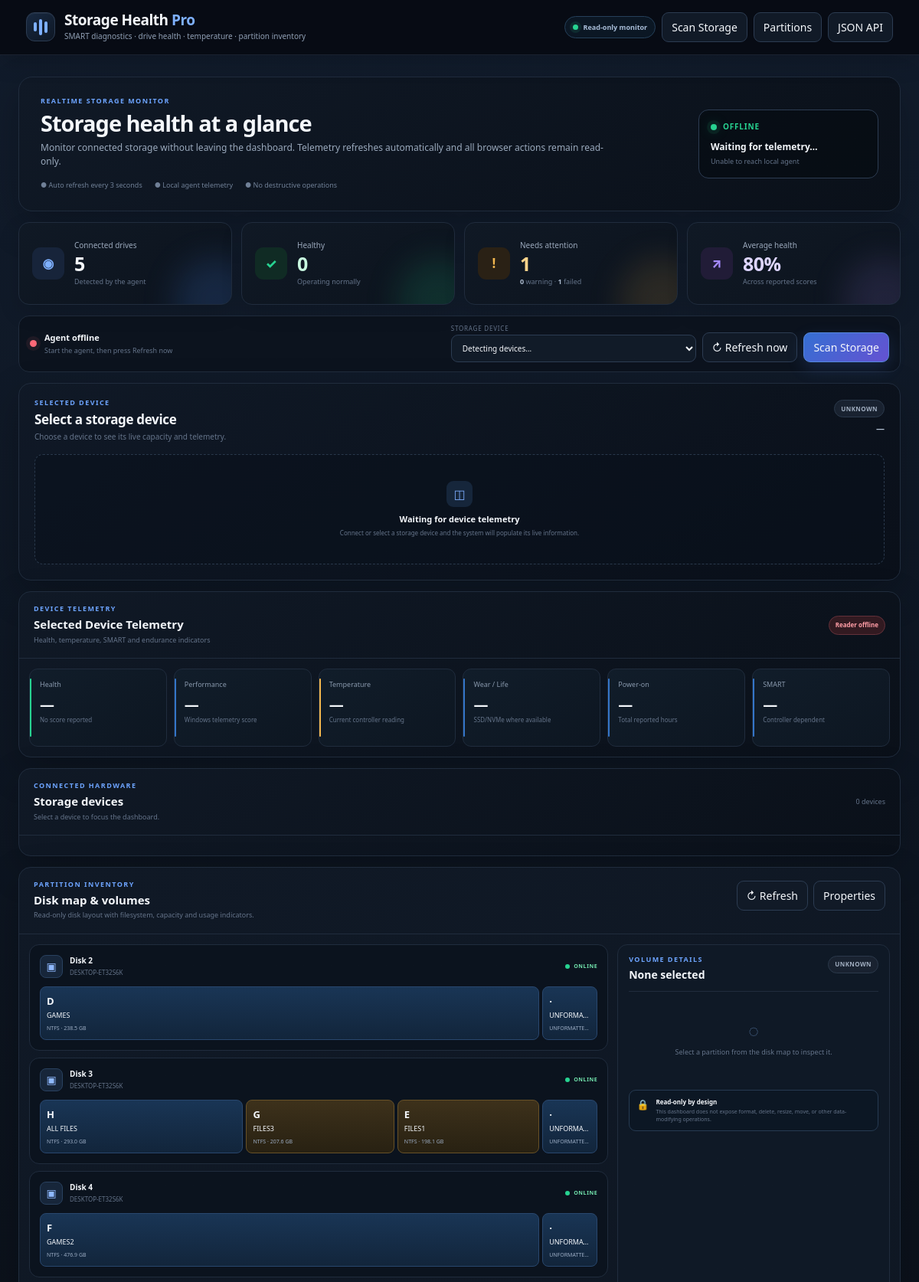
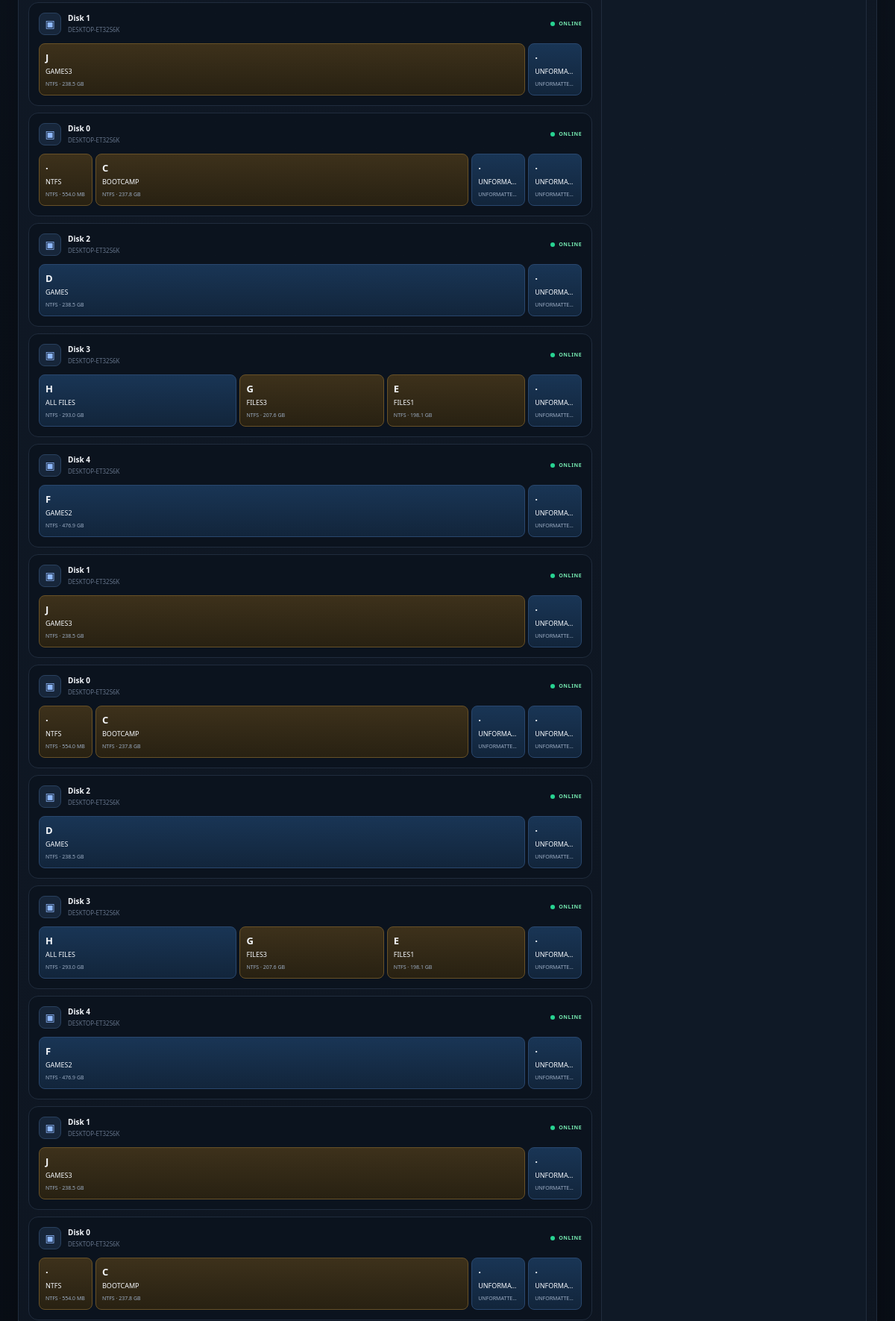
/php/index.php (upper part), run on the app's committed database (2 pictures, top to bottom).
### tables this page shows
CREATE TABLE IF NOT EXISTS partitions (
 id BIGINT AUTO_INCREMENT PRIMARY KEY, hostname VARCHAR(255) NOT NULL,
 device_id INT NULL, disk_number INT NULL, partition_number INT NULL,
 drive_letter VARCHAR(10), device_path VARCHAR(255), label VARCHAR(255),
 filesystem VARCHAR(50), partition_type VARCHAR(100), gpt_type VARCHAR(100),
 mount_point VARCHAR(255), size_bytes BIGINT UNSIGNED NULL, free_bytes BIGINT UNSIGNED NULL,
 usage_percent DECIMAL(6,2) NULL, health VARCHAR(100), recorded_at DATETIME DEFAULT CURRENT_TIMESTAMP,
 INDEX idx_part_host(hostname), INDEX idx_part_recorded(recorded_at),
 FOREIGN KEY(device_id) REFERENCES devices(id) ON DELETE SET NULL
);

### php/db.php (called while the page is built, shortened)
<?php
function bytes_human($bytes): string { if($bytes===null) return '—'; $u=['B','KB','MB','GB','TB','PB']; $i=0; $n=(float)$bytes; while($n>=1024&&$i<count($u)-1){$n/=1024;$i++;} return number_format($n,$i?1:0).' '.$u[$i]; }

### php/index.php (the view, shortened to what this page needs)
<?php
require_once __DIR__.'/db.php';
$pdo = get_db();
$devices = $pdo->query("SELECT d.*,s.health_status,s.health_score,s.temperature_c,s.power_on_hours,s.reallocated_sector_count,s.pending_sector_count,s.uncorrectable_sector_count,s.wear_level_percent,s.self_test_status,s.smart_enabled,s.scan_date
FROM devices d LEFT JOIN scans s ON s.id=(SELECT id FROM scans WHERE device_id=d.id ORDER BY scan_date DESC,id DESC LIMIT 1)
ORDER BY d.hostname,d.device_path")->fetchAll();
$rawParts = $pdo->query("SELECT p.* FROM partitions p ORDER BY p.device_id,p.recorded_at DESC,p.id DESC")->fetchAll();
$partsByDevice = [];
foreach ($rawParts as $p) {
    $key = (string)($p['device_id'] ?? 0);
    $partsByDevice[$key][] = $p;
}
$total = count($devices); $healthy = $warning = $failed = 0; $scores = [];
foreach ($devices as $d) {
    $st = strtoupper($d['health_status'] ?? 'UNKNOWN');
    if (in_array($st,['PASSED','HEALTHY'],true)) $healthy++;
    elseif ($st === 'WARNING') $warning++;
    elseif ($st === 'FAILED') $failed++;
    if ($d['health_score'] !== null) $scores[] = (float)$d['health_score'];
}
$avgHealth = $scores ? round(array_sum($scores)/count($scores)) : 0;
function h($v){ return htmlspecialchars((string)($v ?? ''), ENT_QUOTES, 'UTF-8'); }
?>
<!doctype html>
<html lang="en">
<head>
<link rel="stylesheet" href="assets/style.css?v=20260824.2">
</head>
<body>
<header class="topbar">
  <div class="brand-wrap">
    <div class="brand-mark" aria-hidden="true"><span></span><span></span><span></span></div>
    <div><h1>Storage Health <strong>Pro</strong></h1><p>SMART diagnostics · drive health · temperature · partition inventory</p></div>
  </div>
  <div class="header-actions">
    <span class="readonly-pill"><i></i> Read-only monitor</span>
    <button class="btn" data-scan-open>Scan Storage</button>
    <a class="btn" href="#partitions">Partitions</a>
    <a class="btn" href="api/devices.php" target="_blank" rel="noopener">JSON API</a>
  </div>
</header>
<main class="shell">
<section class="hero realtime-hero">
  <div class="hero-copy">
    <div class="eyebrow">REALTIME STORAGE MONITOR</div>
    <h2>Storage health at a glance</h2>
    <p>Monitor connected storage without leaving the dashboard. Telemetry refreshes automatically and all browser actions remain read-only.</p>
    <div class="hero-meta"><span>● Auto refresh every 3 seconds</span><span>● Local agent telemetry</span><span>● No destructive operations</span></div>
  </div>
  <div class="live-card"><div class="live-top"><span class="live-dot"></span><b id="liveState">LIVE</b></div><strong id="lastUpdate">Waiting for telemetry…</strong><small id="agentState">Connecting to local agent</small></div>
</section>
<section class="summary-grid" aria-label="Storage summary">
  <article class="summary-card blue"><div class="summary-icon">◉</div><div><span>Connected drives</span><strong id="sumTotal"><?=h($total)?></strong><small>Detected by the agent</small></div></article>
  <article class="summary-card green"><div class="summary-icon">✓</div><div><span>Healthy</span><strong id="sumHealthy"><?=h($healthy)?></strong><small>Operating normally</small></div></article>
  <article class="summary-card amber"><div class="summary-icon">!</div><div><span>Needs attention</span><strong id="sumAttention"><?=h($warning+$failed)?></strong><small><b id="sumWarning"><?=h($warning)?></b> warning · <b id="sumFailed"><?=h($failed)?></b> failed</small></div></article>
  <article class="summary-card purple"><div class="summary-icon">↗</div><div><span>Average health</span><strong id="sumHealth"><?=h($avgHealth)?>%</strong><small>Across reported scores</small></div></article>
</section>
<section class="control-strip">
  <div class="connection-state"><span class="state-dot" id="connectionDot"></span><div><b id="connectionTitle">Agent connecting</b><small id="connectionText">Waiting for the first telemetry response</small></div></div>
  <div class="control-actions"><label class="select-wrap"><span>Storage device</span><select id="deviceSelect"><option value="">Detecting devices…</option></select></label><button class="btn" id="refreshRealtime">↻ Refresh now</button><button class="btn primary" data-scan-open>Scan Storage</button></div>
</section>
<section class="device-focus">
  <div class="section-heading"><div><span class="eyebrow">SELECTED DEVICE</span><h3 id="selectedDeviceTitle">Select a storage device</h3><p id="selectedDevicePath">Choose a device to see its live capacity and telemetry.</p></div><div class="device-status"><span class="badge unknown" id="pcHealthBadge">UNKNOWN</span><strong id="pcCapacity">—</strong></div></div>
  <div class="volume-list" id="storageOverview"><div class="empty-state"><div class="empty-icon">◫</div><b>Waiting for device telemetry</b><span>Connect or select a storage device and the system will populate its live information.</span></div></div>
</section>
<section class="panel telemetry-panel">
  <div class="panel-head"><div><span class="eyebrow">DEVICE TELEMETRY</span><h3>Selected Device Telemetry</h3><p>Health, temperature, SMART and endurance indicators</p></div><span class="status-chip" id="telemetryStatus">Waiting</span></div>
  <div class="telemetry-grid">
    <article class="metric-card health"><span>Health</span><strong id="tHealth">—</strong><small id="tHealthScore">No score reported</small></article>
    <article class="metric-card"><span>Performance</span><strong id="tPerformance">—</strong><small>Windows telemetry score</small></article>
    <article class="metric-card temp"><span>Temperature</span><strong id="tTemp">—</strong><small>Current controller reading</small></article>
    <article class="metric-card"><span>Wear / Life</span><strong id="tWear">—</strong><small>SSD/NVMe where available</small></article>
    <article class="metric-card"><span>Power-on</span><strong id="tPower">—</strong><small>Total reported hours</small></article>
    <article class="metric-card"><span>SMART</span><strong id="tSmart">—</strong><small>Controller dependent</small></article>
  </div>
</section>
<section class="panel devices-panel">
  <div class="panel-head"><div><span class="eyebrow">CONNECTED HARDWARE</span><h3>Storage devices</h3><p>Select a device to focus the dashboard.</p></div><span class="muted" id="deviceCount">0 devices</span></div>
  <div id="deviceList" class="device-grid"></div>
</section>
<section class="panel partition-manager" id="partitions">
  <div class="panel-head"><div><span class="eyebrow">PARTITION INVENTORY</span><h3>Disk map &amp; volumes</h3><p>Read-only disk layout with filesystem, capacity and usage indicators.</p></div><div class="pm-actions"><button class="btn" id="pmRefresh">↻ Refresh</button><button class="btn" id="pmProperties">Properties</button></div></div>
  <div class="partition-layout">
    <div class="disk-list">
      <?php $diskGroups=[]; foreach($partsByDevice as $deviceId=>$items){ foreach($items as $p){ $k=$deviceId.':'.($p['disk_number']??'unknown'); $diskGroups[$k]['device_id']=$deviceId; $diskGroups[$k]['hostname']=$p['hostname']??'—'; $diskGroups[$k]['disk']=$p['disk_number']??'—'; $diskGroups[$k]['items'][]=$p; } }
      foreach($diskGroups as $g): ?>
      <article class="disk-card">
        <div class="disk-card-head"><div><div class="disk-title"><span class="disk-icon">▣</span><div><b>Disk <?=h($g['disk'])?></b><small><?=h($g['hostname'])?></small></div></div></div><span class="online-chip"><i></i> ONLINE</span></div>
        <div class="disk-map">
          <?php $diskTotal=array_sum(array_map(fn($x)=>(float)($x['size_bytes']??0),$g['items'])); foreach($g['items'] as $p): $size=(float)($p['size_bytes']??0); $grow=$diskTotal>0?max(.04,$size/$diskTotal):1; $fs=strtoupper($p['filesystem']??'UNFORMATTED'); $usage=(float)($p['usage_percent']??0); $tone=$usage>=90?'critical':($usage>=75?'warning':'normal'); ?>
          <button class="partition-block <?=$tone?>" style="--grow:<?=$grow?>" onclick='selectPartition(<?=json_encode($p,JSON_HEX_TAG|JSON_HEX_APOS|JSON_HEX_AMP|JSON_HEX_QUOT)?>,this)'><span class="part-letter"><?=h($p['drive_letter']?:'·')?></span><span class="part-name"><?=h($p['label']?:$fs)?></span><small><?=h($fs)?> · <?=h(bytes_human($p['size_bytes']))?></small></button>
          <?php endforeach; ?>
        </div>
      </article>
      <?php endforeach; ?>
    </div>
    <aside class="partition-inspector">
      <div class="inspector-title"><div><span class="eyebrow">VOLUME DETAILS</span><h3 id="selectedLetter">None selected</h3></div><span class="badge unknown" id="partitionHealth">UNKNOWN</span></div>
      <div id="partitionDetails" class="details"><div class="inspector-empty"><span>◌</span><p>Select a partition from the disk map to inspect it.</p></div></div>
      <div class="readonly-note"><span>🔒</span><div><b>Read-only by design</b><p>This dashboard does not expose format, delete, resize, move, or other data-modifying operations.</p></div></div>
    </aside>
  </div>
</section>
</main>
</body></html>

### data on the page
partitions: $grow 0.99993454710836 (drawn), drive_letter "D", label "GAMES", filesystem "NTFS", size_bytes "238.5 GB"
partitions: $grow 0.04 (drawn), drive_letter "·", label+filesystem "UNFORMA…", filesystem "UNFORMATTE…"
partitions: $grow 0.41934465932402 (drawn), drive_letter "H", label "ALL FILES", filesystem "NTFS", size_bytes "293.0 GB"
partitions: $grow 0.29712106551046 (drawn), drive_letter "G", label "FILES3", filesystem "NTFS", size_bytes "207.6 GB"
partitions: $grow 0.28351193332266 (drawn), drive_letter "E", label "FILES1", filesystem "NTFS", size_bytes "198.1 GB"
partitions: $grow 0.04 (drawn), drive_letter "·", label+filesystem "UNFORMA…", filesystem "UNFORMATTE…"
partitions: $grow 0.99996727295247 (drawn), drive_letter "F", label "GAMES2", filesystem "NTFS", size_bytes "476.9 GB"
partitions: $grow 0.04 (drawn), drive_letter "·", label+filesystem "UNFORMA…", filesystem "UNFORMATTE…"
partitions: $grow 0.99993454710836 (drawn), drive_letter "J", label "GAMES3", filesystem "NTFS", size_bytes "238.5 GB"
partitions: $grow 0.04 (drawn), drive_letter "·", label+filesystem "UNFORMA…", filesystem "UNFORMATTE…"
partitions: $grow 0.04 (drawn), drive_letter "·", filesystem "NTFS", size_bytes "554.0 MB"
partitions: $grow 0.99725631537034 (drawn), drive_letter "C", label "BOOTCAMP", filesystem "NTFS", size_bytes "237.8 GB"
partitions: $grow 0.04 (drawn), drive_letter "·", label+filesystem "UNFORMA…", filesystem "UNFORMATTE…"
partitions: $grow 0.04 (drawn), drive_letter "·", label+filesystem "UNFORMA…", filesystem "UNFORMATTE…"
partitions: $grow 0.99993454710836 (drawn), drive_letter "D", label "GAMES", filesystem "NTFS", size_bytes "238.5 GB"
partitions: $grow 0.04 (drawn), drive_letter "·", label+filesystem "UNFORMA…", filesystem "UNFORMATTE…"
partitions: $grow 0.41934465932402 (drawn), drive_letter "H", label "ALL FILES", filesystem "NTFS", size_bytes "293.0 GB"
partitions: $grow 0.29712106551046 (drawn), drive_letter "G", label "FILES3", filesystem "NTFS", size_bytes "207.6 GB"
partitions: $grow 0.28351193332266 (drawn), drive_letter "E", label "FILES1", filesystem "NTFS", size_bytes "198.1 GB"
partitions: $grow 0.04 (drawn), drive_letter "·", label+filesystem "UNFORMA…", filesystem "UNFORMATTE…"
partitions: $grow 0.99996727295247 (drawn), drive_letter "F", label "GAMES2", filesystem "NTFS", size_bytes "476.9 GB"
partitions: $grow 0.04 (drawn), drive_letter "·", label+filesystem "UNFORMA…", filesystem "UNFORMATTE…"
partitions: $grow 0.99993454710836 (drawn), drive_letter "J", label "GAMES3", filesystem "NTFS", size_bytes "238.5 GB"
partitions: $grow 0.04 (drawn), drive_letter "·", label+filesystem "UNFORMA…", filesystem "UNFORMATTE…"
partitions: $grow 0.04 (drawn), drive_letter "·", filesystem "NTFS", size_bytes "554.0 MB"
partitions: $grow 0.99725631537034 (drawn), drive_letter "C", label "BOOTCAMP", filesystem "NTFS", size_bytes "237.8 GB"
partitions: $grow 0.04 (drawn), drive_letter "·", label+filesystem "UNFORMA…", filesystem "UNFORMATTE…"
partitions: $grow 0.04 (drawn), drive_letter "·", label+filesystem "UNFORMA…", filesystem "UNFORMATTE…"
partitions: $grow 0.99993454710836 (drawn), drive_letter "D", label "GAMES", filesystem "NTFS", size_bytes "238.5 GB"
partitions: $grow 0.04 (drawn), drive_letter "·", label+filesystem "UNFORMA…", filesystem "UNFORMATTE…"
partitions: $grow 0.41934465932402 (drawn), drive_letter "H", label "ALL FILES", filesystem "NTFS", size_bytes "293.0 GB"
partitions: $grow 0.29712106551046 (drawn), drive_letter "G", label "FILES3", filesystem "NTFS", size_bytes "207.6 GB"
partitions: $grow 0.28351193332266 (drawn), drive_letter "E", label "FILES1", filesystem "NTFS", size_bytes "198.1 GB"
partitions: $grow 0.04 (drawn), drive_letter "·", label+filesystem "UNFORMA…", filesystem "UNFORMATTE…"
partitions: $grow 0.99996727295247 (drawn), drive_letter "F", label "GAMES2", filesystem "NTFS", size_bytes "476.9 GB"
partitions: $grow 0.04 (drawn), drive_letter "·", label+filesystem "UNFORMA…", filesystem "UNFORMATTE…"
partitions: $grow 0.99993454710836 (drawn), drive_letter "J", label "GAMES3", filesystem "NTFS", size_bytes "238.5 GB"
partitions: $grow 0.04 (drawn), drive_letter "·", label+filesystem "UNFORMA…", filesystem "UNFORMATTE…"
partitions: $grow 0.04 (drawn), drive_letter "·", filesystem "NTFS", size_bytes "554.0 MB"
partitions: $grow 0.99725631537034 (drawn), drive_letter "C", label "BOOTCAMP", filesystem "NTFS", size_bytes "237.8 GB"
partitions: $grow 0.04 (drawn), drive_letter "·", label+filesystem "UNFORMA…", filesystem "UNFORMATTE…"
partitions: $grow 0.04 (drawn), drive_letter "·", label+filesystem "UNFORMA…", filesystem "UNFORMATTE…"

### other printed values
$total "5"
$healthy "0"
$warning+$failed "1"
$warning "0"
$failed "1"
$avgHealth "80"
$g['disk'] "2"
$g['hostname'] "DESKTOP-ET32S6K"
$g['disk'] "3"
$g['disk'] "4"
$g['disk'] "1"
$g['disk'] "0"
